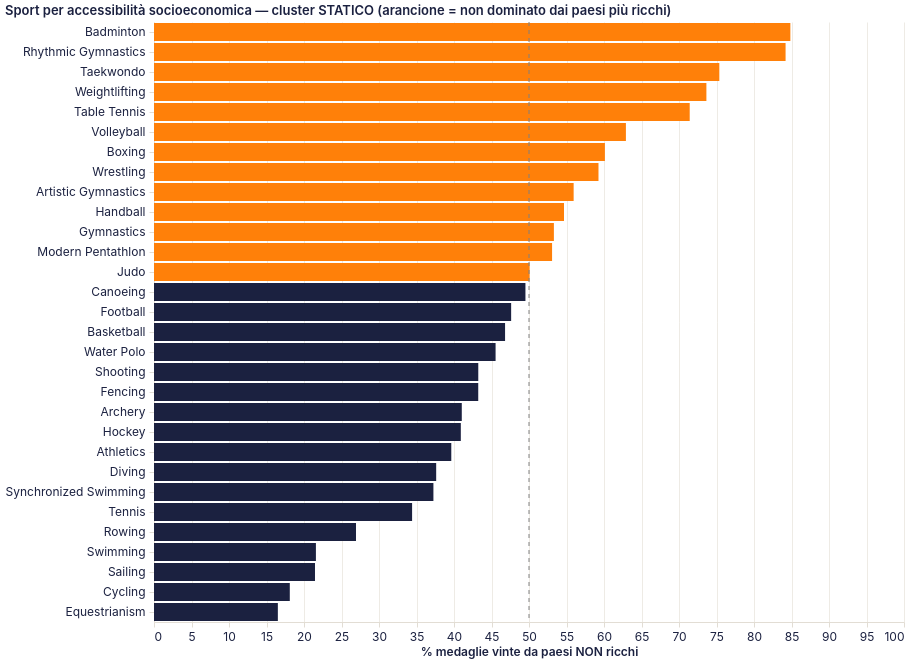

The Vega-Lite source for this figure:
### Vega-Lite specification from a JSON file in a GitHub repository (floating-point values rounded to 4 significant figures)
{"$schema": "https://vega.github.io/schema/vega-lite/v5.20.1.json", "config": {"arc": {"fill": "#1b2140"}, "area": {"fill": "#1b2140", "fillOpacity": 0.15, "line": true}, "axis": {"domainColor": "#e2ddd4", "grid": true, "gridColor": "#e2ddd4", "gridWidth": 0.6, "labelAngle": 0, "labelColor": "#1b2140", "labelFont": "Inter, system-ui, -apple-system, BlinkMacSystemFont, 'Segoe UI', Roboto, sans-serif", "labelFontSize": 12, "labelFontWeight": 400, "labelPadding": 4, "tickColor": "#e2ddd4", "tickSize": 5, "titleColor": "#1b2140", "titleFont": "Inter, system-ui, -apple-system, BlinkMacSystemFont, 'Segoe UI', Roboto, sans-serif", "titleFontSize": 12, "titleFontWeight": 600}, "axisBand": {"grid": false}, "background": "transparent", "bar": {"fill": "#1b2140"}, "legend": {"labelColor": "#1b2140", "labelFont": "Inter, system-ui, -apple-system, BlinkMacSystemFont, 'Segoe UI', Roboto, sans-serif", "labelFontSize": 11, "padding": 4, "symbolType": "circle", "titleColor": "#1b2140", "titleFont": "Inter, system-ui, -apple-system, BlinkMacSystemFont, 'Segoe UI', Roboto, sans-serif", "titleFontSize": 12}, "line": {"stroke": "#1b2140", "strokeWidth": 2}, "mark": {"color": "#1b2140"}, "path": {"stroke": "#1b2140"}, "point": {"fill": "#1b2140", "filled": true}, "range": {"category": ["#1b2140", "#ff8009", "#9a0641", "#ffe34a", "#e7b6af", "#0088b0", "#e03830"]}, "rect": {"fill": "#1b2140"}, "shape": {"stroke": "#1b2140"}, "symbol": {"fill": "#1b2140"}, "title": {"anchor": "start", "color": "#1b2140", "font": "Inter, system-ui, -apple-system, BlinkMacSystemFont, 'Segoe UI', Roboto, sans-serif", "fontSize": 13, "fontWeight": 600, "subtitleColor": "#1b2140", "subtitleFont": "Inter, system-ui, -apple-system, BlinkMacSystemFont, 'Segoe UI', Roboto, sans-serif"}, "view": {"continuousHeight": 300, "continuousWidth": 400, "fill": null, "stroke": null}}, "datasets": {"data-49b1c54a268d0d813e4ca8eda816df55": [{"pct_non_ricchi": 84.85, "sport": "Badminton"}, {"pct_non_ricchi": 84.21, "sport": "Rhythmic Gymnastics"}, {"pct_non_ricchi": 75.38, "sport": "Taekwondo"}, {"pct_non_ricchi": 73.65, "sport": "Weightlifting"}, {"pct_non_ricchi": 71.43, "sport": "Table Tennis"}, {"pct_non_ricchi": 62.92, "sport": "Volleyball"}, {"pct_non_ricchi": 60.12, "sport": "Boxing"}, {"pct_non_ricchi": 59.26, "sport": "Wrestling"}, {"pct_non_ricchi": 55.95, "sport": "Artistic Gymnastics"}, {"pct_non_ricchi": 54.67, "sport": "Handball"}, {"pct_non_ricchi": 53.32, "sport": "Gymnastics"}, {"pct_non_ricchi": 53.08, "sport": "Modern Pentathlon"}, {"pct_non_ricchi": 50.08, "sport": "Judo"}, {"pct_non_ricchi": 49.53, "sport": "Canoeing"}, {"pct_non_ricchi": 47.62, "sport": "Football"}, {"pct_non_ricchi": 46.81, "sport": "Basketball"}, {"pct_non_ricchi": 45.54, "sport": "Water Polo"}, {"pct_non_ricchi": 43.24, "sport": "Shooting"}, {"pct_non_ricchi": 43.23, "sport": "Fencing"}, {"pct_non_ricchi": 41.04, "sport": "Archery"}, {"pct_non_ricchi": 40.91, "sport": "Hockey"}, {"pct_non_ricchi": 39.64, "sport": "Athletics"}, {"pct_non_ricchi": 37.62, "sport": "Diving"}, {"pct_non_ricchi": 37.25, "sport": "Synchronized Swimming"}, {"pct_non_ricchi": 34.41, "sport": "Tennis"}, {"pct_non_ricchi": 26.93, "sport": "Rowing"}, {"pct_non_ricchi": 21.59, "sport": "Swimming"}, {"pct_non_ricchi": 21.47, "sport": "Sailing"}, {"pct_non_ricchi": 18.11, "sport": "Cycling"}, {"pct_non_ricchi": 16.51, "sport": "Equestrianism"}], "data-c3602a7fc25ec29a58c596ee59b4cf75": [{"x": 50}]}, "height": 600, "layer": [{"data": {"name": "data-49b1c54a268d0d813e4ca8eda816df55"}, "encoding": {"color": {"condition": {"test": "datum.pct_non_ricchi >= 50", "value": "#ff8009"}, "value": "#1b2140"}, "tooltip": [{"field": "sport", "title": "Sport", "type": "nominal"}, {"field": "pct_non_ricchi", "format": ".1f", "title": "% non ricchi", "type": "quantitative"}], "x": {"field": "pct_non_ricchi", "scale": {"domain": [0, 100]}, "title": "% medaglie vinte da paesi NON ricchi", "type": "quantitative"}, "y": {"field": "sport", "sort": {"field": "pct_non_ricchi", "order": "descending"}, "title": null, "type": "nominal"}}, "mark": {"type": "bar"}, "name": "view_43"}, {"data": {"name": "data-c3602a7fc25ec29a58c596ee59b4cf75"}, "encoding": {"x": {"field": "x", "type": "quantitative"}}, "mark": {"color": "gray", "strokeDash": [4, 4], "type": "rule"}}], "params": [{"bind": "scales", "name": "param_17", "select": {"encodings": ["x", "y"], "type": "interval"}, "views": ["view_43"]}], "title": "Sport per accessibilità socioeconomica — cluster STATICO (arancione = non dominato dai paesi più ricchi)", "width": 750}
